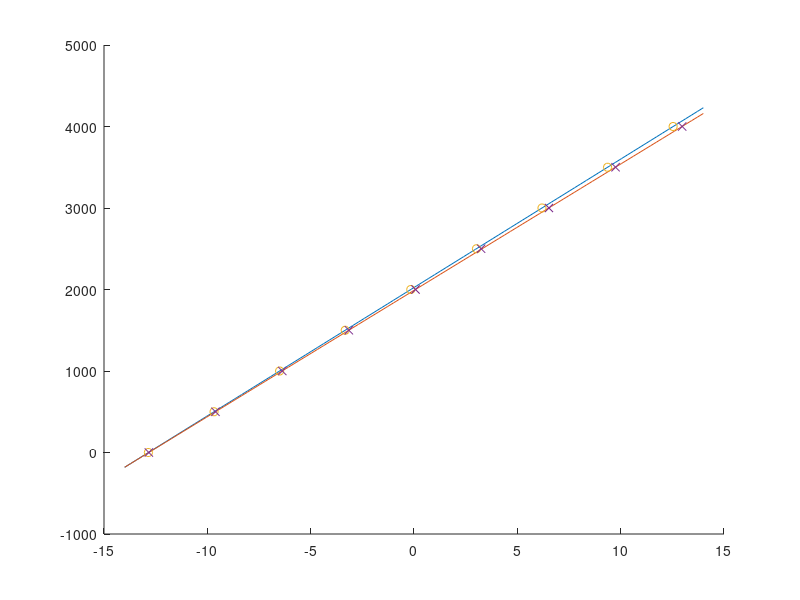

MATLAB code to generate this figure:
data = csvread('data1.csv',1,0);
P1 = polyfit(data(:,3), data(:,1), 1);
P2 = polyfit(data(:,2), data(:,1), 1);

test_data = linspace(-14, 14, 100);

hold on;
plot(test_data, test_data * P1(1) + P1(2));
plot(test_data, test_data * P2(1) + P2(2));
plot(data(:,3), data(:,1), 'o');
plot(data(:,2), data(:,1), 'x');


FLUKE = polyfit(data(:,2), data(:,3), 1);
